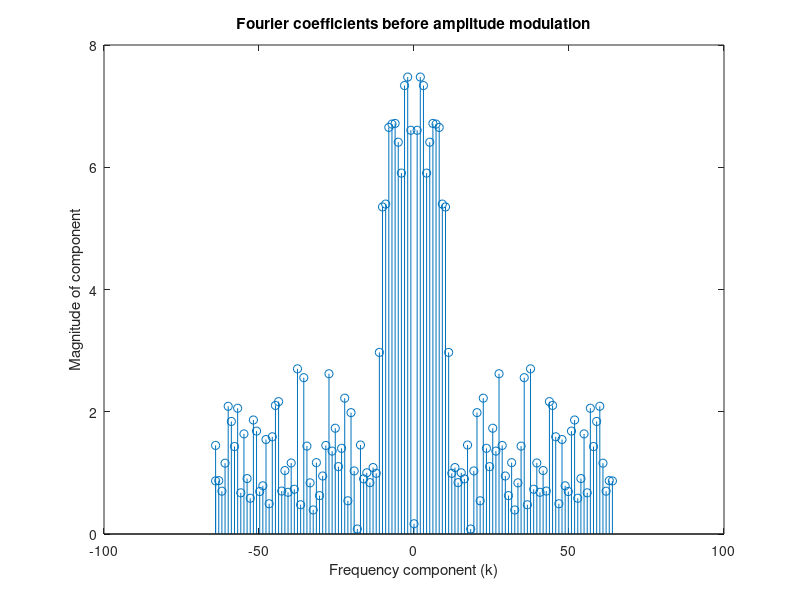
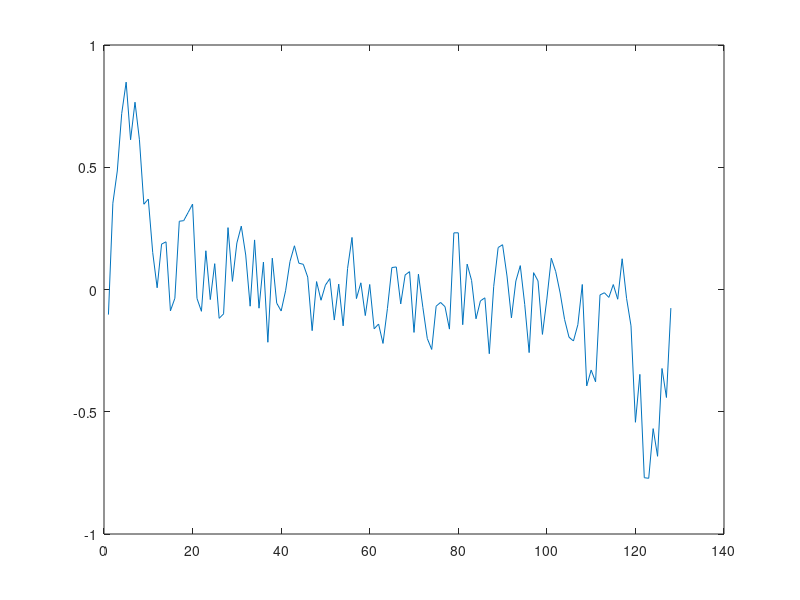
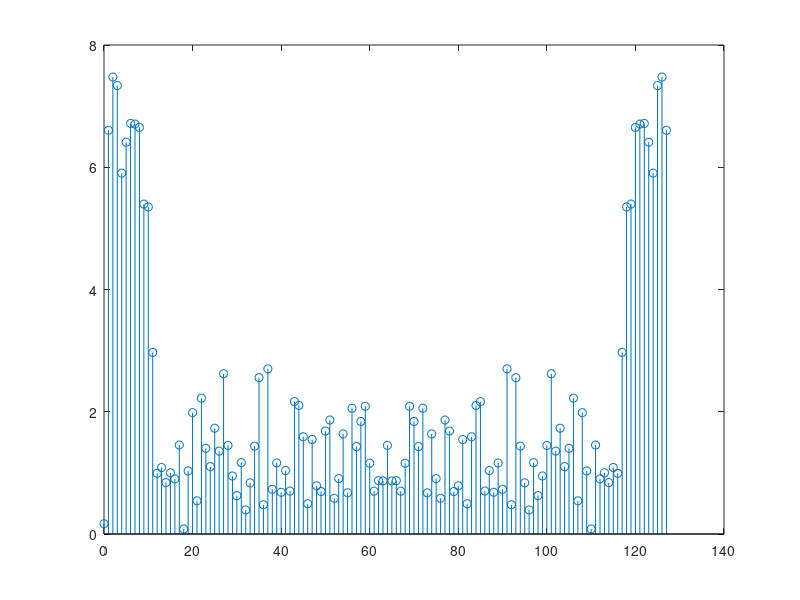
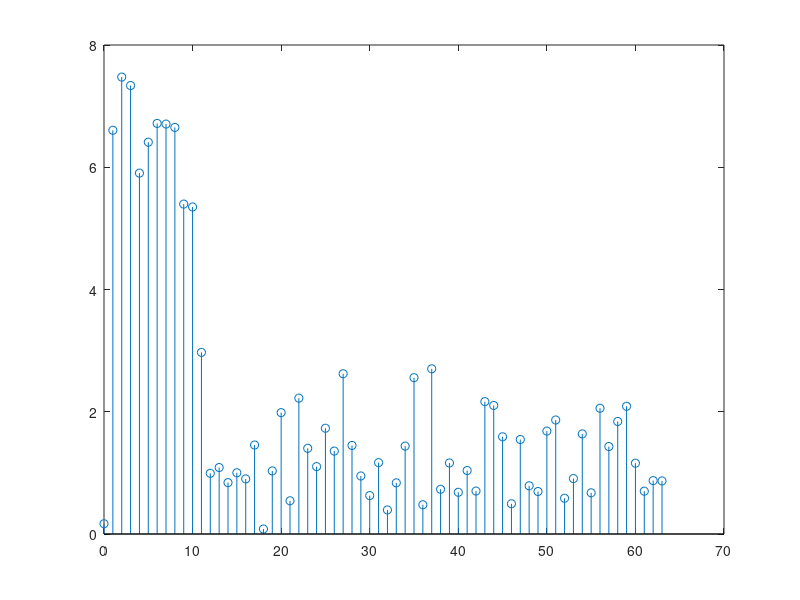

Write MATLAB code to recreate these figures, in order.
load('noisy_signal.mat');
h = figure;
N = 128;
freqs = 128;
fx = zeros(1, N);
findex = N/2*linspace(0,1,N/2);
fx((N/2)+1:end) = findex;
fx(1:N/2) = [-N/2, -findex(end:-1:2)];
fs = fft(noisy_signal);
stem(fx, abs(fftshift(fs)));
xlabel('Frequency component (k)');
ylabel('Magnitude of component');
title('Fourier coefficients before amplitude modulation');
print(h, '-dpng', 'coefficients_before_amod.png');
figure;
plot(noisy_signal)
x= [0:1:127];
figure;
stem(x, abs(fs));

figure;
x= [0:1:63];
stem(x, abs(fs(1:64)))

%power = zeros(N,1);

power = fs(1:128)*fs(1:128)' * 1/N
psignal = (fs(1:10)*fs(1:10)' + fs(120:128)*fs(120:128)') * 1/19 

snr = psignal/power

snr_db = 10 * log10(snr)

fs(10:120) = 0;

figure;
x= [0:1:127];
stem(x, abs(fs));

signal_no = ifft(fs);
plot(signal_no);